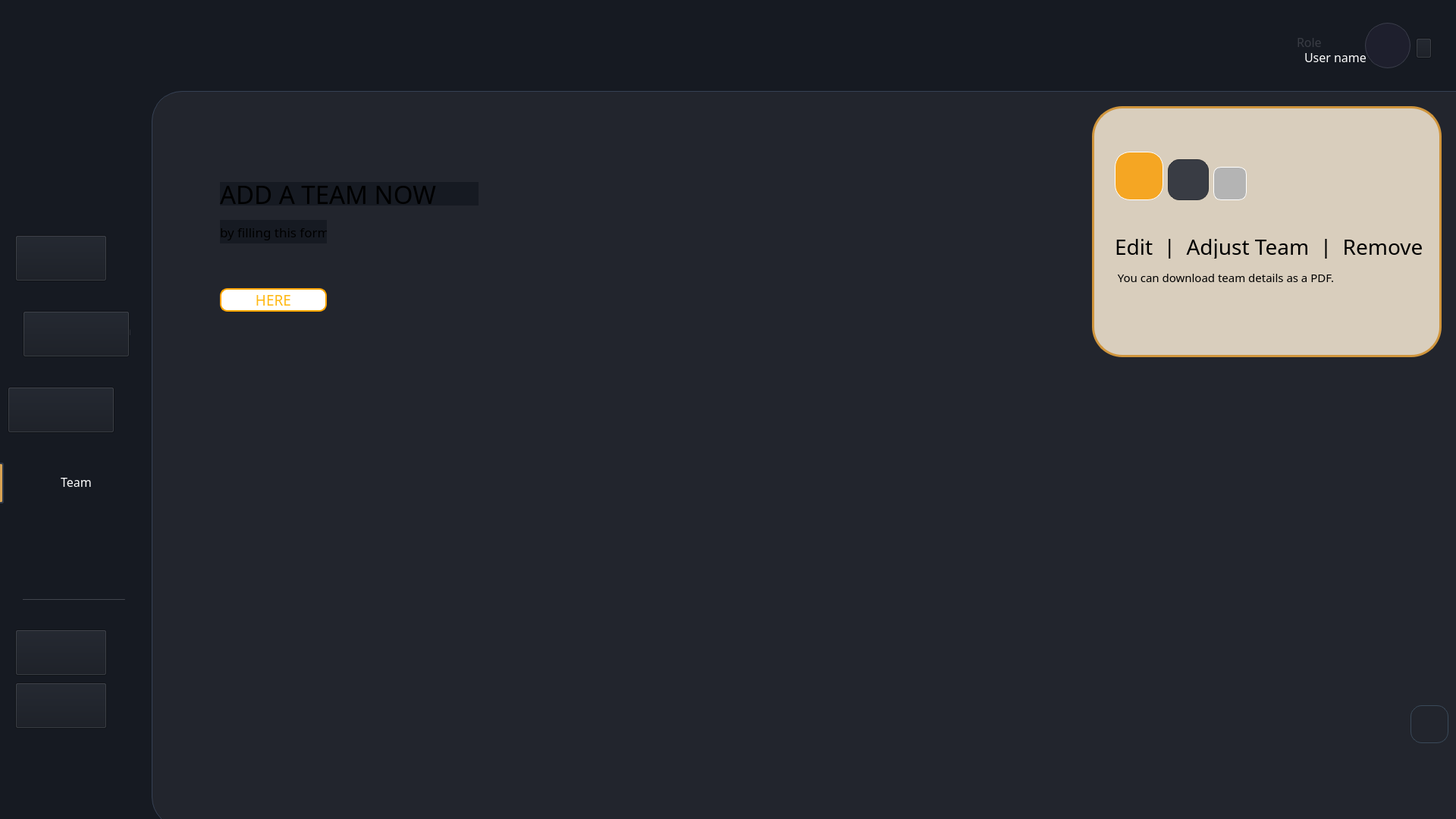
<?xml version="1.0" encoding="UTF-8"?>
<ui version="4.0">
 <class>teamwindow</class>
 <widget class="QWidget" name="teamwindow">
  <property name="geometry">
   <rect>
    <x>0</x>
    <y>0</y>
    <width>1920</width>
    <height>1080</height>
   </rect>
  </property>
  <property name="font">
   <font>
    <pointsize>10</pointsize>
   </font>
  </property>
  <property name="windowTitle">
   <string>MainWindow</string>
  </property>
  <property name="styleSheet">
   <string notr="true">background-color: #161A22;</string>
  </property>
  <widget class="QWidget" name="centralwidget" native="true">
   <property name="geometry">
    <rect>
     <x>0</x>
     <y>0</y>
     <width>2041</width>
     <height>1121</height>
    </rect>
   </property>
   <widget class="QLabel" name="label">
    <property name="geometry">
     <rect>
      <x>50</x>
      <y>30</y>
      <width>85</width>
      <height>85</height>
     </rect>
    </property>
    <property name="text">
     <string/>
    </property>
    <property name="pixmap">
     <pixmap resource="../images.qrc">:/img/logo_football.png</pixmap>
    </property>
    <property name="scaledContents">
     <bool>true</bool>
    </property>
   </widget>
   <widget class="QLabel" name="dashboard_2">
    <property name="geometry">
     <rect>
      <x>80</x>
      <y>320</y>
      <width>71</width>
      <height>31</height>
     </rect>
    </property>
    <property name="font">
     <font>
      <family>Franklin Gothic Book</family>
      <pointsize>12</pointsize>
     </font>
    </property>
    <property name="styleSheet">
     <string notr="true">background-color: transparent;
color:#393C44;</string>
    </property>
    <property name="text">
     <string>Player</string>
    </property>
   </widget>
   <widget class="QLabel" name="dashboard_7">
    <property name="geometry">
     <rect>
      <x>80</x>
      <y>420</y>
      <width>131</width>
      <height>31</height>
     </rect>
    </property>
    <property name="font">
     <font>
      <family>Franklin Gothic Book</family>
      <pointsize>12</pointsize>
     </font>
    </property>
    <property name="styleSheet">
     <string notr="true">background-color: transparent;
color:#393C44;</string>
    </property>
    <property name="text">
     <string>Competition</string>
    </property>
   </widget>
   <widget class="QLabel" name="dashboard_3">
    <property name="geometry">
     <rect>
      <x>80</x>
      <y>520</y>
      <width>71</width>
      <height>31</height>
     </rect>
    </property>
    <property name="font">
     <font>
      <family>Franklin Gothic Book</family>
      <pointsize>12</pointsize>
     </font>
    </property>
    <property name="styleSheet">
     <string notr="true">background-color: transparent;
color:#393C44;</string>
    </property>
    <property name="text">
     <string>Match</string>
    </property>
   </widget>
   <widget class="QLabel" name="dashboard_4">
    <property name="geometry">
     <rect>
      <x>80</x>
      <y>620</y>
      <width>61</width>
      <height>31</height>
     </rect>
    </property>
    <property name="font">
     <font>
      <family>Franklin Gothic Book</family>
      <pointsize>12</pointsize>
      <bold>false</bold>
     </font>
    </property>
    <property name="styleSheet">
     <string notr="true">background-color: transparent;
color:white;</string>
    </property>
    <property name="text">
     <string>Team</string>
    </property>
   </widget>
   <widget class="QPushButton" name="pushButton">
    <property name="geometry">
     <rect>
      <x>1840</x>
      <y>930</y>
      <width>50</width>
      <height>50</height>
     </rect>
    </property>
    <property name="styleSheet">
     <string notr="true">QPushButton#pushButton {
background-image: url(:/img/BACK.png);
border: 1px solid #3A4A5A; /* Subtle blue-gray border */
border-radius: 15px;
}
QPushButton#pushButton:hover {
    background-color: #d3d3d3;  /* Light grey */
    min-width: 110px;          /* 10% wider */
    min-height: 33px;          /* 10% taller */
}</string>
    </property>
    <property name="text">
     <string/>
    </property>
    <property name="icon">
     <iconset resource="../images.qrc">
      <normaloff>:/teamimg/ai.png</normaloff>:/teamimg/ai.png</iconset>
    </property>
    <property name="iconSize">
     <size>
      <width>100</width>
      <height>100</height>
     </size>
    </property>
   </widget>
   <widget class="QWidget" name="widget_2" native="true">
    <property name="geometry">
     <rect>
      <x>200</x>
      <y>120</y>
      <width>1851</width>
      <height>971</height>
     </rect>
    </property>
    <property name="styleSheet">
     <string notr="true">background-color: #22252D;
border-radius:40px;
border: 1px solid #364154; /* Subtle blue-gray border */
</string>
    </property>
    <widget class="QPushButton" name="pushButton_3">
     <property name="geometry">
      <rect>
       <x>1660</x>
       <y>810</y>
       <width>50</width>
       <height>50</height>
      </rect>
     </property>
     <property name="styleSheet">
      <string notr="true">QPushButton#pushButton_3 {
background-image: url(:/img/BACK.png);
border: 1px solid #3A4A5A; /* Subtle blue-gray border */
border-radius: 15px;
}
QPushButton#pushButton_3:hover {
    background-color: #d3d3d3;  /* Light grey */
    min-width: 110px;          /* 10% wider */
    min-height: 33px;          /* 10% taller */
}</string>
     </property>
     <property name="text">
      <string/>
     </property>
     <property name="icon">
      <iconset resource="../images.qrc">
       <normaloff>:/teamimg/ai.png</normaloff>:/teamimg/ai.png</iconset>
     </property>
     <property name="iconSize">
      <size>
       <width>100</width>
       <height>100</height>
      </size>
     </property>
    </widget>
    <widget class="QWidget" name="widget" native="true">
     <property name="geometry">
      <rect>
       <x>1240</x>
       <y>20</y>
       <width>461</width>
       <height>331</height>
      </rect>
     </property>
     <property name="styleSheet">
      <string notr="true">border: 3px solid #D0953C; /* Subtle blue-gray border */
background-color: #D9CEBD;</string>
     </property>
    </widget>
   </widget>
   <widget class="QLabel" name="label_3">
    <property name="geometry">
     <rect>
      <x>30</x>
      <y>320</y>
      <width>35</width>
      <height>35</height>
     </rect>
    </property>
    <property name="styleSheet">
     <string notr="true">background-color: transparent;</string>
    </property>
    <property name="text">
     <string/>
    </property>
    <property name="pixmap">
     <pixmap resource="../images.qrc">:/matchimg/Group 1.png</pixmap>
    </property>
    <property name="scaledContents">
     <bool>true</bool>
    </property>
   </widget>
   <widget class="QLabel" name="label_5">
    <property name="geometry">
     <rect>
      <x>30</x>
      <y>420</y>
      <width>27</width>
      <height>27</height>
     </rect>
    </property>
    <property name="styleSheet">
     <string notr="true">background-color: transparent;</string>
    </property>
    <property name="text">
     <string/>
    </property>
    <property name="pixmap">
     <pixmap resource="../images.qrc">:/teamimg/Vector.png</pixmap>
    </property>
    <property name="scaledContents">
     <bool>true</bool>
    </property>
   </widget>
   <widget class="QLabel" name="label_6">
    <property name="geometry">
     <rect>
      <x>30</x>
      <y>620</y>
      <width>28</width>
      <height>29</height>
     </rect>
    </property>
    <property name="styleSheet">
     <string notr="true">background-color: transparent;</string>
    </property>
    <property name="text">
     <string/>
    </property>
    <property name="pixmap">
     <pixmap resource="../images.qrc">:/teamimg/Group 2or.png</pixmap>
    </property>
    <property name="scaledContents">
     <bool>true</bool>
    </property>
   </widget>
   <widget class="QLabel" name="label_12">
    <property name="geometry">
     <rect>
      <x>30</x>
      <y>520</y>
      <width>34</width>
      <height>32</height>
     </rect>
    </property>
    <property name="styleSheet">
     <string notr="true">background-color: transparent;</string>
    </property>
    <property name="text">
     <string/>
    </property>
    <property name="pixmap">
     <pixmap resource="../images.qrc">:/img/Group 3.png</pixmap>
    </property>
    <property name="scaledContents">
     <bool>true</bool>
    </property>
   </widget>
   <widget class="Line" name="line">
    <property name="geometry">
     <rect>
      <x>30</x>
      <y>790</y>
      <width>135</width>
      <height>1</height>
     </rect>
    </property>
    <property name="styleSheet">
     <string notr="true">background-color: #393C44;</string>
    </property>
    <property name="orientation">
     <enum>Qt::Orientation::Horizontal</enum>
    </property>
   </widget>
   <widget class="QLabel" name="dashboard_5">
    <property name="geometry">
     <rect>
      <x>80</x>
      <y>850</y>
      <width>71</width>
      <height>31</height>
     </rect>
    </property>
    <property name="font">
     <font>
      <family>Franklin Gothic Book</family>
      <pointsize>12</pointsize>
     </font>
    </property>
    <property name="styleSheet">
     <string notr="true">background-color: transparent;
color: rgb(158, 158, 158);</string>
    </property>
    <property name="text">
     <string>About</string>
    </property>
   </widget>
   <widget class="QLabel" name="dashboard_6">
    <property name="geometry">
     <rect>
      <x>80</x>
      <y>920</y>
      <width>71</width>
      <height>31</height>
     </rect>
    </property>
    <property name="font">
     <font>
      <family>Franklin Gothic Book</family>
      <pointsize>12</pointsize>
     </font>
    </property>
    <property name="styleSheet">
     <string notr="true">background-color: transparent;
color: rgb(158, 158, 158);</string>
    </property>
    <property name="text">
     <string>Log Out</string>
    </property>
   </widget>
   <widget class="QLabel" name="label_13">
    <property name="geometry">
     <rect>
      <x>30</x>
      <y>850</y>
      <width>28</width>
      <height>29</height>
     </rect>
    </property>
    <property name="styleSheet">
     <string notr="true">background-color: transparent;</string>
    </property>
    <property name="text">
     <string/>
    </property>
    <property name="pixmap">
     <pixmap resource="../images.qrc">:/compimg/language.png</pixmap>
    </property>
    <property name="scaledContents">
     <bool>true</bool>
    </property>
   </widget>
   <widget class="QLabel" name="label_14">
    <property name="geometry">
     <rect>
      <x>30</x>
      <y>920</y>
      <width>28</width>
      <height>29</height>
     </rect>
    </property>
    <property name="styleSheet">
     <string notr="true">background-color: transparent;</string>
    </property>
    <property name="text">
     <string/>
    </property>
    <property name="pixmap">
     <pixmap resource="../images.qrc">:/img/logout.png</pixmap>
    </property>
    <property name="scaledContents">
     <bool>true</bool>
    </property>
   </widget>
   <widget class="Line" name="line_2">
    <property name="geometry">
     <rect>
      <x>-10</x>
      <y>610</y>
      <width>15</width>
      <height>54</height>
     </rect>
    </property>
    <property name="styleSheet">
     <string notr="true">QFrame#line_2 {
    background-color: #D8A353; /* Match the exact background color */
    border: 2px solid #2D3748; /* Darker border to contrast with background */
    border-radius: 3px;
}</string>
    </property>
    <property name="orientation">
     <enum>Qt::Orientation::Vertical</enum>
    </property>
   </widget>
   <widget class="QLabel" name="label_15">
    <property name="geometry">
     <rect>
      <x>1800</x>
      <y>30</y>
      <width>60</width>
      <height>60</height>
     </rect>
    </property>
    <property name="styleSheet">
     <string notr="true">background-color: transparent;</string>
    </property>
    <property name="text">
     <string/>
    </property>
    <property name="pixmap">
     <pixmap resource="../images.qrc">:/teamimg/Layer 2.png</pixmap>
    </property>
    <property name="scaledContents">
     <bool>true</bool>
    </property>
   </widget>
   <widget class="QLabel" name="label_16">
    <property name="geometry">
     <rect>
      <x>1870</x>
      <y>60</y>
      <width>16</width>
      <height>10</height>
     </rect>
    </property>
    <property name="styleSheet">
     <string notr="true">background-color: transparent;</string>
    </property>
    <property name="text">
     <string/>
    </property>
    <property name="pixmap">
     <pixmap resource="../images.qrc">:/img/Vectorrrr.png</pixmap>
    </property>
    <property name="scaledContents">
     <bool>true</bool>
    </property>
   </widget>
   <widget class="QLabel" name="dashboard_8">
    <property name="geometry">
     <rect>
      <x>1710</x>
      <y>40</y>
      <width>71</width>
      <height>31</height>
     </rect>
    </property>
    <property name="font">
     <font>
      <family>Franklin Gothic Book</family>
      <pointsize>12</pointsize>
     </font>
    </property>
    <property name="styleSheet">
     <string notr="true">background-color: transparent;
color:#393C44;</string>
    </property>
    <property name="text">
     <string>Role</string>
    </property>
   </widget>
   <widget class="QLabel" name="dashboard_9">
    <property name="geometry">
     <rect>
      <x>1720</x>
      <y>60</y>
      <width>81</width>
      <height>31</height>
     </rect>
    </property>
    <property name="font">
     <font>
      <family>Franklin Gothic Book</family>
      <pointsize>12</pointsize>
      <bold>false</bold>
     </font>
    </property>
    <property name="styleSheet">
     <string notr="true">background-color: transparent;
color:white;</string>
    </property>
    <property name="text">
     <string>User name</string>
    </property>
   </widget>
   <widget class="QLabel" name="label_17">
    <property name="geometry">
     <rect>
      <x>220</x>
      <y>60</y>
      <width>1368</width>
      <height>452</height>
     </rect>
    </property>
    <property name="styleSheet">
     <string notr="true">background-color: TRANSPARENT;</string>
    </property>
    <property name="text">
     <string/>
    </property>
    <property name="pixmap">
     <pixmap resource="../images.qrc">:/teamimg/pic.png</pixmap>
    </property>
    <property name="scaledContents">
     <bool>true</bool>
    </property>
   </widget>
   <widget class="QLabel" name="label_18">
    <property name="geometry">
     <rect>
      <x>290</x>
      <y>240</y>
      <width>341</width>
      <height>31</height>
     </rect>
    </property>
    <property name="font">
     <font>
      <family>Speedo</family>
      <pointsize>25</pointsize>
      <bold>false</bold>
     </font>
    </property>
    <property name="text">
     <string>ADD A TEAM NOW </string>
    </property>
   </widget>
   <widget class="QPushButton" name="pushButton_2">
    <property name="geometry">
     <rect>
      <x>290</x>
      <y>380</y>
      <width>141</width>
      <height>31</height>
     </rect>
    </property>
    <property name="font">
     <font>
      <family>HP Simplified Jpan</family>
      <pointsize>14</pointsize>
     </font>
    </property>
    <property name="styleSheet">
     <string notr="true">
QPushButton#pushButton_2 {
border: 2px solid orange; /* Subtle white border */
border-radius: 10px;
background-color: rgb(255, 255, 255);
color: rgb(255, 184, 19);
}
QPushButton#pushButton_2:hover {
    background-color: #ebebeb; /* Lighter shade on hover */

}

QPushButton#pushButton_2:pressed {
    background-color: #ffe9c6; /* Darker shade when pressed */

}</string>
    </property>
    <property name="text">
     <string>HERE</string>
    </property>
   </widget>
   <widget class="QLabel" name="label_20">
    <property name="geometry">
     <rect>
      <x>290</x>
      <y>290</y>
      <width>141</width>
      <height>31</height>
     </rect>
    </property>
    <property name="font">
     <font>
      <family>Arial Nova</family>
      <pointsize>13</pointsize>
      <bold>false</bold>
     </font>
    </property>
    <property name="text">
     <string>by filling this form</string>
    </property>
   </widget>
   <widget class="QLabel" name="label_2">
    <property name="geometry">
     <rect>
      <x>1510</x>
      <y>90</y>
      <width>443</width>
      <height>368</height>
     </rect>
    </property>
    <property name="styleSheet">
     <string notr="true">background-color: transparent;</string>
    </property>
    <property name="text">
     <string/>
    </property>
    <property name="pixmap">
     <pixmap resource="../images.qrc">:/teamimg/BALL.png</pixmap>
    </property>
    <property name="scaledContents">
     <bool>true</bool>
    </property>
   </widget>
   <widget class="QPushButton" name="pushButton_4">
    <property name="geometry">
     <rect>
      <x>1470</x>
      <y>200</y>
      <width>64</width>
      <height>64</height>
     </rect>
    </property>
    <property name="styleSheet">
     <string notr="true">/* Style for the pushButton_4 */
QPushButton#pushButton_4 {
    background-color: #F5A623; /* Original background color */
    color: #1A2633; /* Dark blue text */
    border: 1px solid white; /* Subtle white border */
    border-radius: 20px;
    min-width: 62px;
    min-height: 62px;
    
}

QPushButton#pushButton_4:hover {
    background-color: #ffdba2; /* Lighter shade on hover */
    min-width: 70px; /* Slight size increase */
    min-height: 70px;
    
}

QPushButton#pushButton_4:pressed {
    background-color: #d68f1e; /* Darker shade when pressed */
    min-width: 62px; /* Original size */
    min-height: 62px;
   
}</string>
    </property>
    <property name="text">
     <string/>
    </property>
    <property name="icon">
     <iconset resource="../images.qrc">
      <normaloff>:/teamimg/pencil.png</normaloff>:/teamimg/pencil.png</iconset>
    </property>
    <property name="iconSize">
     <size>
      <width>42</width>
      <height>42</height>
     </size>
    </property>
   </widget>
   <widget class="QPushButton" name="pushButton_5">
    <property name="geometry">
     <rect>
      <x>1540</x>
      <y>210</y>
      <width>54</width>
      <height>54</height>
     </rect>
    </property>
    <property name="styleSheet">
     <string notr="true">/* Style for the pushButton_5 */
QPushButton#pushButton_5 {
    background-color: #393C44; /* Original background color */
    color: #FFFFFF; /* White text for contrast */
    border: 1px solid #2c2f35; /* Subtle white border */
    border-radius: 15px;
    min-width: 52px;
    min-height: 52px;
   
}

QPushButton#pushButton_5:hover {
    background-color: #4A4E58; /* Lighter shade on hover */
    min-width: 60px; /* Slight size increase */
    min-height: 60px;
    
}

QPushButton#pushButton_5:pressed {
    background-color: #2D3037; /* Darker shade when pressed */
    min-width: 52px; /* Original size */
    min-height: 52px;
    
}</string>
    </property>
    <property name="text">
     <string/>
    </property>
    <property name="icon">
     <iconset resource="../images.qrc">
      <normaloff>:/teamimg/List.png</normaloff>:/teamimg/List.png</iconset>
    </property>
    <property name="iconSize">
     <size>
      <width>27</width>
      <height>27</height>
     </size>
    </property>
   </widget>
   <widget class="QPushButton" name="pushButton_6">
    <property name="geometry">
     <rect>
      <x>1600</x>
      <y>220</y>
      <width>44</width>
      <height>44</height>
     </rect>
    </property>
    <property name="styleSheet">
     <string notr="true">/* Style for the pushButton_6 */
QPushButton#pushButton_6 {
    background-color: #B4B4B4; /* Original background color */
    color: #1A2633; /* Dark blue text for contrast */
    border: 1px solid white; /* Subtle white border */
    border-radius: 10px;
    min-width: 42px;
    min-height: 42px;
  
}

QPushButton#pushButton_6:hover {
    background-color: #C5C5C5; /* Lighter shade on hover */
    min-width: 48px; /* Slight size increase */
    min-height: 48px;
}

QPushButton#pushButton_6:pressed {
    background-color: #A3A3A3; /* Darker shade when pressed */
    min-width: 42px; /* Original size */
    min-height: 42px;

}</string>
    </property>
    <property name="text">
     <string/>
    </property>
    <property name="icon">
     <iconset resource="../images.qrc">
      <normaloff>:/teamimg/delete.png</normaloff>:/teamimg/delete.png</iconset>
    </property>
    <property name="iconSize">
     <size>
      <width>25</width>
      <height>25</height>
     </size>
    </property>
   </widget>
   <widget class="QLabel" name="label_19">
    <property name="geometry">
     <rect>
      <x>1470</x>
      <y>310</y>
      <width>531</width>
      <height>31</height>
     </rect>
    </property>
    <property name="font">
     <font>
      <family>Impact</family>
      <pointsize>21</pointsize>
      <bold>false</bold>
     </font>
    </property>
    <property name="styleSheet">
     <string notr="true">background-color: transparent;</string>
    </property>
    <property name="text">
     <string>Edit  |  Adjust Team  |  Remove</string>
    </property>
   </widget>
   <widget class="QLabel" name="label_22">
    <property name="geometry">
     <rect>
      <x>1470</x>
      <y>350</y>
      <width>321</width>
      <height>31</height>
     </rect>
    </property>
    <property name="font">
     <font>
      <family>Arial Nova</family>
      <pointsize>11</pointsize>
      <bold>false</bold>
     </font>
    </property>
    <property name="styleSheet">
     <string notr="true">background-color: transparent;</string>
    </property>
    <property name="text">
     <string> You can download team details as a PDF.</string>
    </property>
   </widget>
   <widget class="QLabel" name="currentUserPhotoLabel">
    <property name="geometry">
     <rect>
      <x>1800</x>
      <y>30</y>
      <width>60</width>
      <height>60</height>
     </rect>
    </property>
    <property name="styleSheet">
     <string notr="true">background: #1E1F2D;
border: 1px solid #3A3D4A;
border-radius: 	30px;
box-shadow: 0 4px 10px rgba(0, 0, 0, 0.2);</string>
    </property>
    <property name="text">
     <string/>
    </property>
    <property name="scaledContents">
     <bool>true</bool>
    </property>
   </widget>
   <widget class="QPushButton" name="logout">
    <property name="geometry">
     <rect>
      <x>20</x>
      <y>900</y>
      <width>121</width>
      <height>61</height>
     </rect>
    </property>
    <property name="styleSheet">
     <string notr="true">background: linear-gradient(45deg, #0288D1 0%, #03A9F4 100%);
border-radius: 30px;
transition: background 0.3s, transform 0.2s;
}
QPushButton:hover {
 background: linear-gradient(45deg, #03A9F4 0%, #4FC3F7 100%);
 transform: scale(1.1);
}
QPushButton:pressed {
 background: linear-gradient(45deg, #01579B 0%, #0288D1 100%);
 transform: scale(0.9);
}</string>
    </property>
    <property name="text">
     <string/>
    </property>
    <property name="icon">
     <iconset>
      <normaloff>:/images/logout.png</normaloff>:/images/logout.png</iconset>
    </property>
    <property name="iconSize">
     <size>
      <width>40</width>
      <height>40</height>
     </size>
    </property>
   </widget>
   <widget class="QPushButton" name="userbutton">
    <property name="geometry">
     <rect>
      <x>1867</x>
      <y>50</y>
      <width>21</width>
      <height>27</height>
     </rect>
    </property>
    <property name="styleSheet">
     <string notr="true">background: linear-gradient(45deg, #0288D1 0%, #03A9F4 100%);
border-radius: 30px;
transition: background 0.3s, transform 0.2s;
}
QPushButton:hover {
 background: linear-gradient(45deg, #03A9F4 0%, #4FC3F7 100%);
 transform: scale(1.1);
}
QPushButton:pressed {
 background: linear-gradient(45deg, #01579B 0%, #0288D1 100%);
 transform: scale(0.9);
}</string>
    </property>
    <property name="text">
     <string/>
    </property>
    <property name="icon">
     <iconset>
      <normaloff>:/images/logout.png</normaloff>:/images/logout.png</iconset>
    </property>
    <property name="iconSize">
     <size>
      <width>40</width>
      <height>40</height>
     </size>
    </property>
   </widget>
   <widget class="QPushButton" name="playerButton">
    <property name="geometry">
     <rect>
      <x>20</x>
      <y>310</y>
      <width>121</width>
      <height>61</height>
     </rect>
    </property>
    <property name="styleSheet">
     <string notr="true">background: linear-gradient(45deg, #0288D1 0%, #03A9F4 100%);
border-radius: 30px;
transition: background 0.3s, transform 0.2s;
}
QPushButton:hover {
 background: linear-gradient(45deg, #03A9F4 0%, #4FC3F7 100%);
 transform: scale(1.1);
}
QPushButton:pressed {
 background: linear-gradient(45deg, #01579B 0%, #0288D1 100%);
 transform: scale(0.9);
}</string>
    </property>
    <property name="text">
     <string/>
    </property>
    <property name="icon">
     <iconset>
      <normaloff>:/images/logout.png</normaloff>:/images/logout.png</iconset>
    </property>
    <property name="iconSize">
     <size>
      <width>40</width>
      <height>40</height>
     </size>
    </property>
   </widget>
   <widget class="QPushButton" name="compButton">
    <property name="geometry">
     <rect>
      <x>30</x>
      <y>410</y>
      <width>141</width>
      <height>61</height>
     </rect>
    </property>
    <property name="styleSheet">
     <string notr="true">background: linear-gradient(45deg, #0288D1 0%, #03A9F4 100%);
border-radius: 30px;
transition: background 0.3s, transform 0.2s;
}
QPushButton:hover {
 background: linear-gradient(45deg, #03A9F4 0%, #4FC3F7 100%);
 transform: scale(1.1);
}
QPushButton:pressed {
 background: linear-gradient(45deg, #01579B 0%, #0288D1 100%);
 transform: scale(0.9);
}</string>
    </property>
    <property name="text">
     <string/>
    </property>
    <property name="icon">
     <iconset>
      <normaloff>:/images/logout.png</normaloff>:/images/logout.png</iconset>
    </property>
    <property name="iconSize">
     <size>
      <width>40</width>
      <height>40</height>
     </size>
    </property>
   </widget>
   <widget class="QPushButton" name="matchButton">
    <property name="geometry">
     <rect>
      <x>10</x>
      <y>510</y>
      <width>141</width>
      <height>61</height>
     </rect>
    </property>
    <property name="styleSheet">
     <string notr="true">background: linear-gradient(45deg, #0288D1 0%, #03A9F4 100%);
border-radius: 30px;
transition: background 0.3s, transform 0.2s;
}
QPushButton:hover {
 background: linear-gradient(45deg, #03A9F4 0%, #4FC3F7 100%);
 transform: scale(1.1);
}
QPushButton:pressed {
 background: linear-gradient(45deg, #01579B 0%, #0288D1 100%);
 transform: scale(0.9);
}</string>
    </property>
    <property name="text">
     <string/>
    </property>
    <property name="icon">
     <iconset>
      <normaloff>:/images/logout.png</normaloff>:/images/logout.png</iconset>
    </property>
    <property name="iconSize">
     <size>
      <width>40</width>
      <height>40</height>
     </size>
    </property>
   </widget>
   <widget class="QPushButton" name="aboutButton">
    <property name="geometry">
     <rect>
      <x>20</x>
      <y>830</y>
      <width>121</width>
      <height>61</height>
     </rect>
    </property>
    <property name="styleSheet">
     <string notr="true">background: linear-gradient(45deg, #0288D1 0%, #03A9F4 100%);
border-radius: 30px;
transition: background 0.3s, transform 0.2s;
}
QPushButton:hover {
 background: linear-gradient(45deg, #03A9F4 0%, #4FC3F7 100%);
 transform: scale(1.1);
}
QPushButton:pressed {
 background: linear-gradient(45deg, #01579B 0%, #0288D1 100%);
 transform: scale(0.9);
}</string>
    </property>
    <property name="text">
     <string/>
    </property>
    <property name="icon">
     <iconset>
      <normaloff>:/images/logout.png</normaloff>:/images/logout.png</iconset>
    </property>
    <property name="iconSize">
     <size>
      <width>40</width>
      <height>40</height>
     </size>
    </property>
   </widget>
   <zorder>label</zorder>
   <zorder>dashboard_2</zorder>
   <zorder>dashboard_7</zorder>
   <zorder>dashboard_3</zorder>
   <zorder>dashboard_4</zorder>
   <zorder>pushButton</zorder>
   <zorder>label_3</zorder>
   <zorder>label_5</zorder>
   <zorder>label_6</zorder>
   <zorder>label_12</zorder>
   <zorder>line</zorder>
   <zorder>dashboard_5</zorder>
   <zorder>dashboard_6</zorder>
   <zorder>label_13</zorder>
   <zorder>label_14</zorder>
   <zorder>line_2</zorder>
   <zorder>label_15</zorder>
   <zorder>label_16</zorder>
   <zorder>dashboard_8</zorder>
   <zorder>dashboard_9</zorder>
   <zorder>widget_2</zorder>
   <zorder>label_17</zorder>
   <zorder>label_18</zorder>
   <zorder>pushButton_2</zorder>
   <zorder>label_20</zorder>
   <zorder>label_2</zorder>
   <zorder>pushButton_4</zorder>
   <zorder>pushButton_5</zorder>
   <zorder>pushButton_6</zorder>
   <zorder>label_19</zorder>
   <zorder>label_22</zorder>
   <zorder>currentUserPhotoLabel</zorder>
   <zorder>logout</zorder>
   <zorder>userbutton</zorder>
   <zorder>playerButton</zorder>
   <zorder>compButton</zorder>
   <zorder>matchButton</zorder>
   <zorder>aboutButton</zorder>
  </widget>
  <widget class="QStatusBar" name="statusbar">
   <property name="geometry">
    <rect>
     <x>0</x>
     <y>0</y>
     <width>3</width>
     <height>22</height>
    </rect>
   </property>
  </widget>
 </widget>
 <resources>
  <include location="../images.qrc"/>
 </resources>
 <connections/>
</ui>
